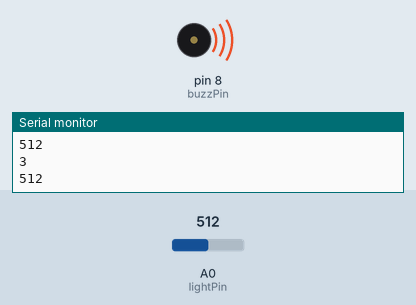
Bench run of a sketch on a simulated Arduino Uno, built with avr-gcc and run on an emulated ATmega328P. Parts: buzzer (waves = sounding), the last lines printed to the serial monitor. The inputs (shaded band) are chosen by the test bench; at power-on: A0 (lightPin) = 512.

Above: at 1.2 s.
1.3 s: A0 (lightPin) set to 617
2.8 s: A0 (lightPin) set to 640
At 3.7 s:
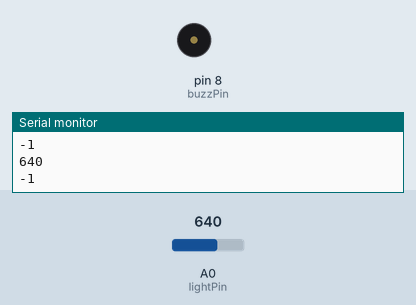
4.7 s: A0 (lightPin) set to 511
At 5.2 s:
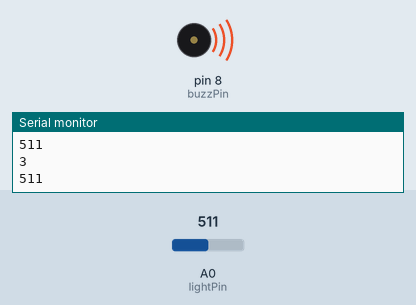
6.2 s: A0 (lightPin) set to 900
At 7.7 s:
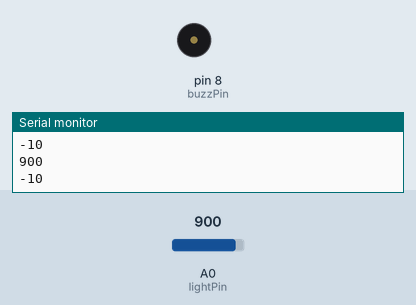
Timing chart, 0 to 8.8 s (numbered marks = the images above; inputs shaded):
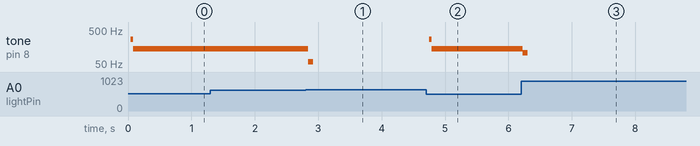

Measured:
- the behaviour switches between 626 and 627 on A0 (lightPin) (found by bisection; images 0 and 1)
- after the input at 2.8 s, tone on pin 8 (buzzPin): 140 Hz → 58 Hz at once, → silent 0.08 s later
- after the input at 4.7 s, tone on pin 8 (buzzPin): silent → 265 Hz after 0.05 s, → 140 Hz 0.04 s later
- after the input at 6.2 s, tone on pin 8 (buzzPin): 140 Hz → 107 Hz at once, → silent 0.08 s later

The sketch:

photoResistors.ino
```cpp
int lightPin=A0;
int buzzPin=8;
int lightVal;
int delayT;

void setup() {
  // put your setup code here, to run once:
  Serial.begin(9600);
  pinMode(lightPin, INPUT);
  pinMode(buzzPin, OUTPUT);

}

void loop() {
  // put your main code here, to run repeatedly:
  lightVal=analogRead(lightPin);
  Serial.println(lightVal);
  delayT=(-19./540.)*lightVal+(379./18.);
  Serial.println(delayT);
  digitalWrite(buzzPin, HIGH);
  delayMicroseconds(delayT);
  digitalWrite(buzzPin, LOW);
  delayMicroseconds(delayT);
}
```
